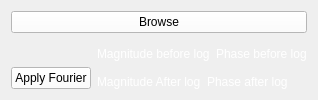
      <widget class="QWidget" name="fourier_tab">
       <attribute name="title">
        <string>Fourier</string>
       </attribute>
       <layout class="QGridLayout" name="gridLayout_10">
        <item row="0" column="0">
         <widget class="QPushButton" name="browse_fourier">
          <property name="styleSheet">
           <string notr="true">background-color: rgb(255, 255, 255);</string>
          </property>
          <property name="text">
           <string>Browse</string>
          </property>
         </widget>
        </item>
        <item row="1" column="0">
         <layout class="QHBoxLayout" name="horizontalLayout_21">
          <item>
           <layout class="QVBoxLayout" name="verticalLayout_18">
            <item>
             <widget class="BeforeFourierWidget" name="before_fourier_img" native="true"/>
            </item>
            <item>
             <widget class="QPushButton" name="apply_fourier_button">
              <property name="styleSheet">
               <string notr="true">background-color: rgb(255, 255, 255);</string>
              </property>
              <property name="text">
               <string>Apply Fourier</string>
              </property>
             </widget>
            </item>
           </layout>
          </item>
          <item>
           <layout class="QVBoxLayout" name="verticalLayout_19">
            <item>
             <layout class="QHBoxLayout" name="horizontalLayout_16">
              <item>
               <layout class="QVBoxLayout" name="verticalLayout_14">
                <item>
                 <widget class="AfterFourierMagWidget" name="mag_fourier_img" native="true"/>
                </item>
                <item>
                 <widget class="QLabel" name="label_4">
                  <property name="styleSheet">
                   <string notr="true">color: rgb(255, 255, 255);</string>
                  </property>
                  <property name="text">
                   <string>Magnitude before log</string>
                  </property>
                 </widget>
                </item>
               </layout>
              </item>
              <item>
               <layout class="QVBoxLayout" name="verticalLayout_15">
                <item>
                 <widget class="AfterFourierWidget" name="after_fourier_img" native="true"/>
                </item>
                <item>
                 <widget class="QLabel" name="label_9">
                  <property name="styleSheet">
                   <string notr="true">color: rgb(255, 255, 255);</string>
                  </property>
                  <property name="text">
                   <string>Phase before log</string>
                  </property>
                 </widget>
                </item>
               </layout>
              </item>
             </layout>
            </item>
            <item>
             <layout class="QHBoxLayout" name="horizontalLayout_20">
              <item>
               <layout class="QVBoxLayout" name="verticalLayout_16">
                <item>
                 <widget class="LogMagWidget" name="log_mag_img" native="true"/>
                </item>
                <item>
                 <widget class="QLabel" name="label_10">
                  <property name="styleSheet">
                   <string notr="true">color: rgb(255, 255, 255);</string>
                  </property>
                  <property name="text">
                   <string>Magnitude After log</string>
                  </property>
                 </widget>
                </item>
               </layout>
              </item>
              <item>
               <layout class="QVBoxLayout" name="verticalLayout_17">
                <item>
                 <widget class="LogPhaseWidget" name="log_phase_img" native="true"/>
                </item>
                <item>
                 <widget class="QLabel" name="label_11">
                  <property name="styleSheet">
                   <string notr="true">color: rgb(255, 255, 255);</string>
                  </property>
                  <property name="text">
                   <string>Phase after log</string>
                  </property>
                 </widget>
                </item>
               </layout>
              </item>
             </layout>
            </item>
           </layout>
          </item>
         </layout>
        </item>
       </layout>
      </widget>
